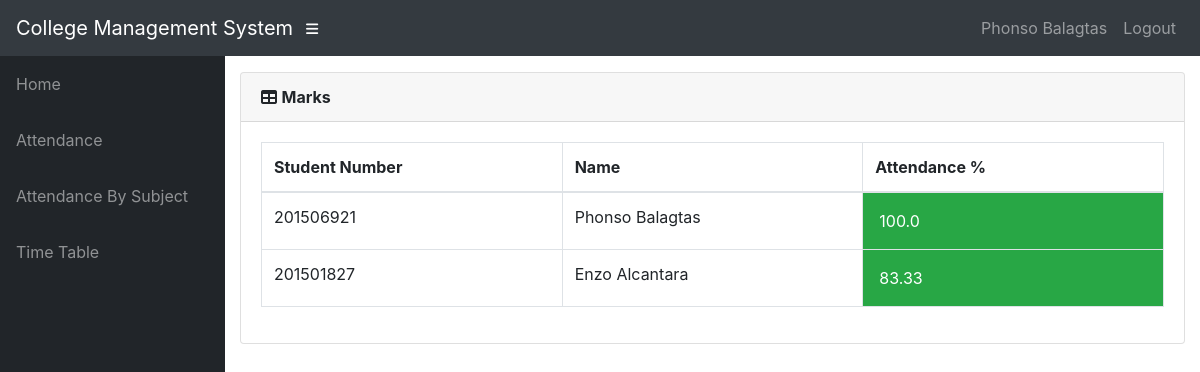
The app's page /teacher/1/Report/ (signed in) with its own data.
### info/models.py (models this page shows, shortened)
class User(AbstractUser):
    @property
    def is_student(self):
        if hasattr(self, 'student'):
            return True
        return False

class Student(models.Model):
    user = models.OneToOneField(User, on_delete=models.CASCADE, null=True)
    class_id = models.ForeignKey(Class, on_delete=models.CASCADE, default=1)
    USN = models.CharField(primary_key='True', max_length=9, validators=[MinLengthValidator(9), MaxLengthValidator(9)])
    name = models.CharField(max_length=200)
    DOB = models.DateField(default='1998-01-01')
    def __str__(self):
        return self.name

class StudentCourse(models.Model):
    student = models.ForeignKey(Student, on_delete=models.CASCADE)
    course = models.ForeignKey(Course, on_delete=models.CASCADE)
    class Meta:
        unique_together = (('student', 'course'),)
    def get_attendance(self):
        a = AttendanceTotal.objects.get(student=self.student, course=self.course)
        return a.attendance

class Course(models.Model):
    dept = models.ForeignKey(Dept, on_delete=models.CASCADE)
    id = models.CharField(primary_key='True', max_length=50)
    name = models.CharField(max_length=50)
    shortname = models.CharField(max_length=50, default='X')
    def __str__(self):
        return self.name

class AttendanceTotal(models.Model):
    course = models.ForeignKey(Course, on_delete=models.CASCADE)
    student = models.ForeignKey(Student, on_delete=models.CASCADE)
    class Meta:
        unique_together = (('student', 'course'),)
    @property
    def attendance(self):
        stud = Student.objects.get(name=self.student)
        cr = Course.objects.get(name=self.course)
        total_class = Attendance.objects.filter(course=cr, student=stud).count()
        att_class = Attendance.objects.filter(course=cr, student=stud, status='True').count()
        if total_class == 0:
            attendance = 0
        else:
            attendance = round(att_class / total_class * 100, 2)
        return attendance

### info/views.py (the view)
# urls.py: path('teacher/<int:assign_id>/Report/', views.t_report, name='t_report'),
@login_required()
def t_report(request, assign_id):
    ass = get_object_or_404(Assign, id=assign_id)
    sc_list = []
    for stud in ass.class_id.student_set.all():
        a = StudentCourse.objects.get(student=stud, course=ass.course)
        sc_list.append(a)
    return render(request, 'info/t_report.html', {'sc_list': sc_list})

### info/templates/info/t_report.html
{% extends 'info/base.html' %}
    {% load static %}
    {% block content %}
                  <div class="card mb-3">
            <div class="card-header">
              <i class="fas fa-table"></i>
            <b>Marks</b></div>
            <div class="card-body">
              <div class="table-responsive">
                <table class="table table-bordered" id="dataTable" width="100%" cellspacing="0">
                  <thead>
                    <tr>
                        <th style="width: 25%">Student Number</th>
                        <th style="width: 25%">Name</th>
                        <th style="width: 25%">Attendance %</th>
                  </thead>
                  <tbody>
                    {% for sc in sc_list %}
                    <tr>
                        <td>{{ sc.student_id }}</td>
                        <td>{{ sc.student.name }}</td>
                        {% if sc.get_attendance < 60 %}
                            <td class="p-3 mb-2 bg-danger text-white">{{ sc.get_attendance }}</td>
                        {% else %}
                            <td class="p-3 mb-2 bg-success text-white">{{ sc.get_attendance }}</td>
                        {% endif %}
                    </tr>
                    {% empty %}
                            <p>student has no courses</p>
                    {% endfor %}
                  </tbody>
                </table>
              </div>
            </div>
          </div>
    {% endblock %}

### info/templates/info/base.html (shortened to what this page needs)
<!DOCTYPE html>
<html lang="en">
  <head>
      {% load static %}
    <link href="{% static '/info/bootstrap/vendor/bootstrap/css/bootstrap.min.css' %}" rel="stylesheet">
    <link href="{% static '/info/bootstrap/vendor/fontawesome-free/css/all.min.css' %}" rel="stylesheet" type="text/css">
    <link href="{% static '/info/bootstrap/vendor/datatables/dataTables.bootstrap4.css' %}" rel="stylesheet">
    <link href="{% static '/info/bootstrap/css/sb-admin.css' %}" rel="stylesheet">
  </head>
  <body id="page-top">
    <nav class="navbar navbar-expand navbar-dark bg-dark static-top">
      <a class="navbar-brand mr-1" href="{% url 'index' %}">College Management System</a>
      <button class="btn btn-link btn-sm text-white order-1 order-sm-0" id="sidebarToggle" href="#">
        <i class="fas fa-bars"></i>
      </button>
        <div class="collapse navbar-collapse" id="navbarResponsive">
          <ul class="navbar-nav ml-auto">
            <li class="nav-item">
                {% if request.user.is_student %}
                    <a class="nav-link text-capitalize">{{ request.user.student.name }}</a>
                {% elif request.user.is_teacher %}
                    <a class="nav-link text-capitalize">{{ request.user.teacher.name }}</a>
                {% endif %}
            </li>
            <li class="nav-item">
                <a class="nav-link" href="#" data-toggle="modal" data-target="#logoutModal">Logout</a>
            </li>
          </ul>
        </div>
    </nav>
    <div id="wrapper">
      <ul class="sidebar navbar-nav">
            <li class="nav-item">
              <a class="nav-link" href="{% url 'index' %}">
                <span>Home</span>
              </a>
            </li>
        {% if request.user.is_student %}
            <li class="nav-item">
              <a class="nav-link" href="{% url 'attendance' request.user.student.USN %}">
                <span>Attendance</span>
              </a>
            </li>
            <li class="nav-item">
              <a class="nav-link" href="{% url 'attendance' request.user.student.USN %}">
                <span>Attendance By Subject</span>
              </a>
            </li>
              <li class="nav-item">
              <a class="nav-link" href="{% url 'timetable' request.user.student.class_id_id %}">
                <span>Time Table</span>
              </a>
            </li>
        {% endif %}
      </ul>
      <div id="content-wrapper">
        <div class="container-fluid">
            {% block content %}
            {% endblock %}
        </div>
      </div>
    </div>
  </body>
</html>

### records on screen
User: user.student.name "Phonso Balagtas"
StudentCourse: student_id "201506921", student.name "Phonso Balagtas", get_attendance "100.0"
StudentCourse: student_id "201501827", student.name "Enzo Alcantara", get_attendance "83.33"
